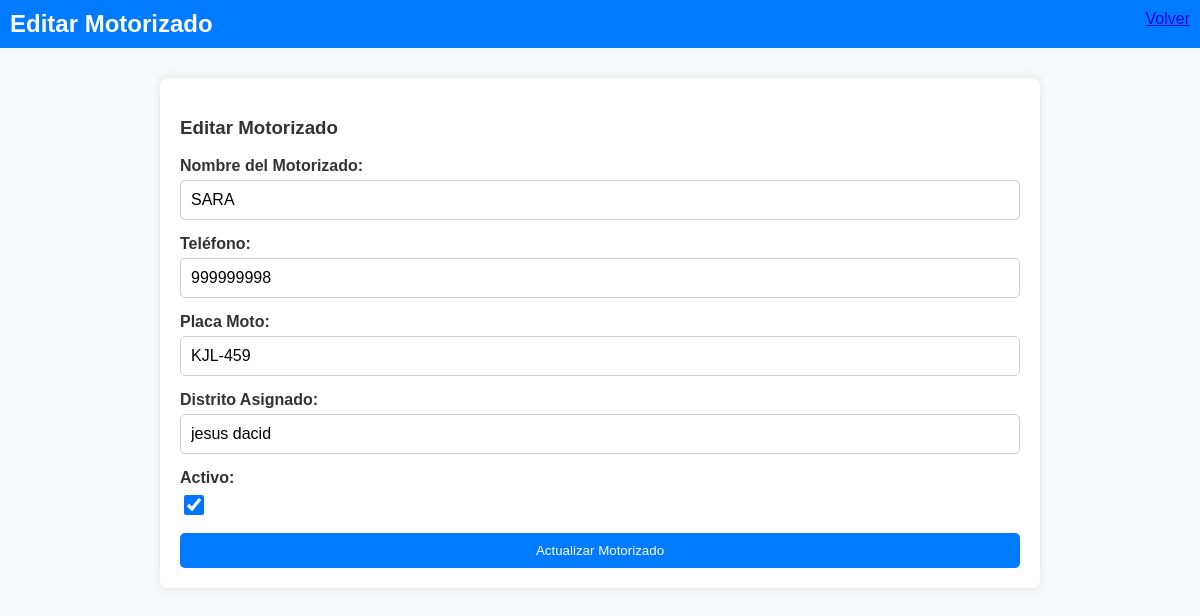
/courier_sdt/admin/editar_motorizado.php?id=2 (signed in), run on the app's committed database.
### tables this page shows
CREATE TABLE `motorizados` (
  `id_motorizado` int(11) NOT NULL,
  `nombre_completo` varchar(255) NOT NULL,
  `telefono` varchar(15) NOT NULL,
  `placa_moto` varchar(20) NOT NULL,
  `contrasena` varchar(255) NOT NULL,
  `distrito_asignado` varchar(100) NOT NULL,
  `activo` enum('1','0') NOT NULL DEFAULT '1',
  `creado_en` timestamp NOT NULL DEFAULT current_timestamp()
);

### courier_sdt/admin/editar_motorizado.php (the view, shortened to what this page needs)
<?php
require_once __DIR__ . '/../config.php';
if (isset($_GET['id'])) {
    $id_motorizado = (int)$_GET['id'];
    $stmt = $pdo->prepare("SELECT * FROM motorizados WHERE id_motorizado = ?");
    $stmt->execute([$id_motorizado]);
    $motorizado = $stmt->fetch(PDO::FETCH_ASSOC);
} else {
    $mensaje = 'No se especificó un ID válido.';
}
?>
<!DOCTYPE html>
<html lang="es">
<head>
</head>
<body class="admin-page">
    <header class="admin-topbar">
        <div class="admin-topbar__inner">
            <div class="admin-brand">Editar Motorizado</div>
            <div class="admin-user">
                <a class="btn btn--light" href="motorizados.php">Volver</a>
            </div>
        </div>
    </header>
    <div class="admin-layout">
        <main class="admin-content">
            <section class="admin-card">
                <div class="admin-card__header">
                    <h3>Editar Motorizado</h3>
                </div>
                <form method="POST" class="form-edit-moto">
                    <div class="input-group">
                        <label for="nombre">Nombre del Motorizado:</label>
                        <input type="text" name="nombre" id="nombre" value="<?= htmlspecialchars($motorizado['nombre_completo']) ?>" required>
                    </div>
                    <div class="input-group">
                        <label for="telefono">Teléfono:</label>
                        <input type="text" name="telefono" id="telefono" value="<?= htmlspecialchars($motorizado['telefono']) ?>" required>
                    </div>
                    <div class="input-group">
                        <label for="placa">Placa Moto:</label>
                        <input type="text" name="placa" id="placa" value="<?= htmlspecialchars($motorizado['placa_moto']) ?>" required>
                    </div>
                    <div class="input-group">
                        <label for="distrito">Distrito Asignado:</label>
                        <input type="text" name="distrito" id="distrito" value="<?= htmlspecialchars($motorizado['distrito_asignado']) ?>" required>
                    </div>
                    <div class="input-group">
                        <label for="activo">Activo:</label>
                        <input type="checkbox" name="activo" id="activo" <?= $motorizado['activo'] ? 'checked' : '' ?>>
                    </div>
                    <button type="submit" class="btn--primary">Actualizar Motorizado</button>
                </form>
            </section>
        </main>
    </div>
</body>
</html>

### courier_sdt/admin/editar_motorizado.php (style rules this page uses)
body { font-family: Arial, sans-serif; background-color: #f8f9fa; color: #333; }
.admin-page { max-width: 1200px; margin: 0 auto; }
.admin-topbar { background-color: #007bff; color: white; padding: 10px; display: flex; justify-content: space-between; align-items: center; }
.admin-topbar__inner { display: flex; justify-content: space-between; width: 100%; }
.admin-brand { font-size: 24px; font-weight: bold; }
.admin-user { font-size: 16px; }
.admin-layout { display: flex; justify-content: center; margin-top: 30px; }
.admin-content { background-color: white; padding: 20px; width: 70%; border-radius: 8px; box-shadow: 0 0 10px rgba(0, 0, 0, 0.1); }
.form-edit-moto { display: flex; flex-direction: column; gap: 15px; }
.input-group { display: flex; flex-direction: column; gap: 5px; }
.input-group label { font-weight: bold; color: #333; }
.input-group input { padding: 10px; border: 1px solid #ccc; border-radius: 5px; font-size: 16px; }
.input-group input[type="checkbox"] { width: 20px; height: 20px; }
.btn--primary { padding: 10px 20px; background-color: #007bff; color: white; border: none; border-radius: 5px; cursor: pointer; }

### data on the page
motorizados: nombre "SARA", telefono "999999998", placa "KJL-459", distrito "jesus dacid", activo "☑"
